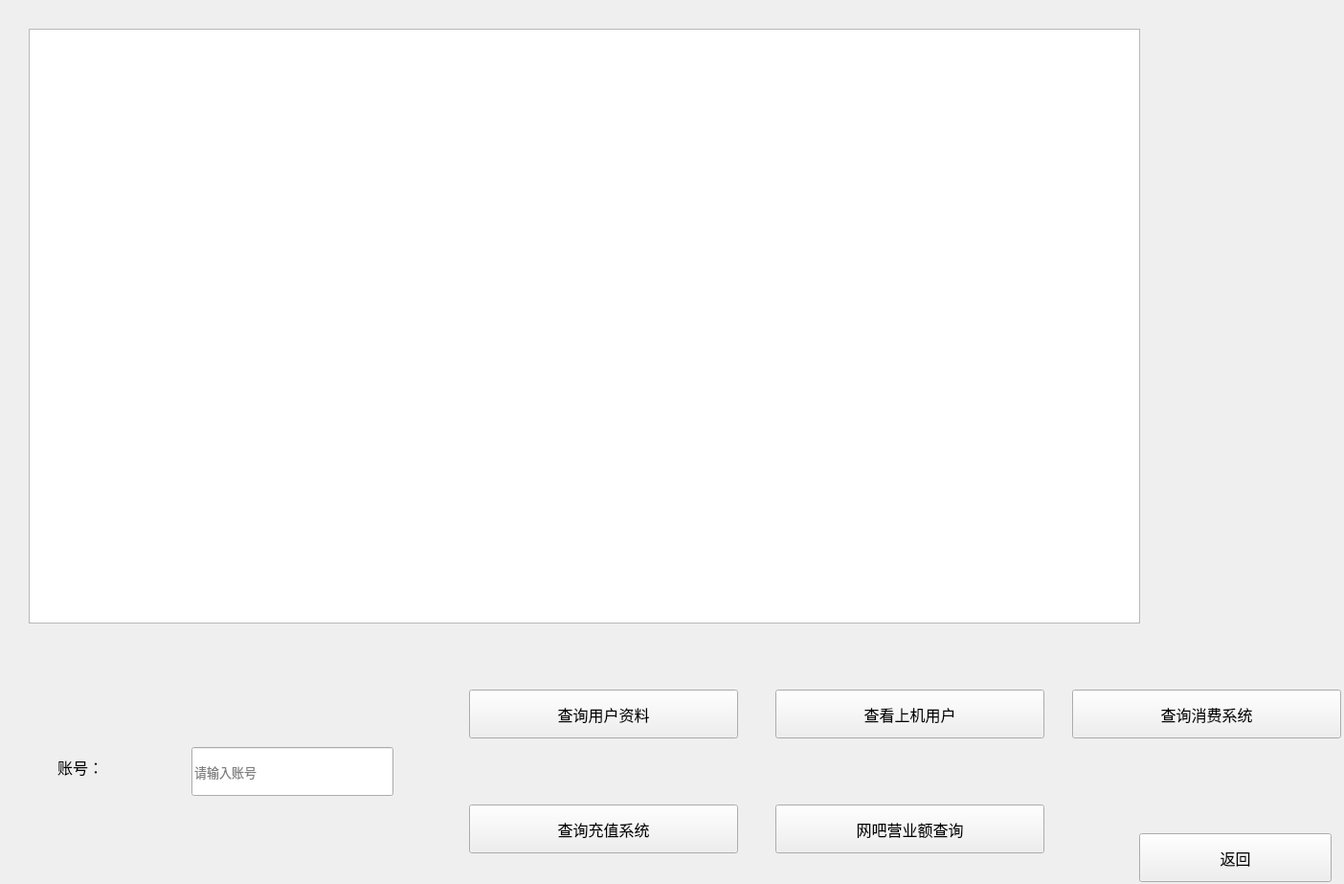
<?xml version="1.0" encoding="UTF-8"?>
<ui version="4.0">
 <class>AdminDialog</class>
 <widget class="QDialog" name="AdminDialog">
  <property name="geometry">
   <rect>
    <x>0</x>
    <y>0</y>
    <width>1404</width>
    <height>923</height>
   </rect>
  </property>
  <property name="windowTitle">
   <string>管理端</string>
  </property>
  <widget class="QLabel" name="label">
   <property name="geometry">
    <rect>
     <x>60</x>
     <y>780</y>
     <width>101</width>
     <height>41</height>
    </rect>
   </property>
   <property name="font">
    <font>
     <pointsize>12</pointsize>
    </font>
   </property>
   <property name="text">
    <string>账号：</string>
   </property>
  </widget>
  <widget class="QLineEdit" name="lineEdit">
   <property name="geometry">
    <rect>
     <x>200</x>
     <y>780</y>
     <width>211</width>
     <height>51</height>
    </rect>
   </property>
   <property name="font">
    <font>
     <pointsize>10</pointsize>
    </font>
   </property>
   <property name="placeholderText">
    <string>请输入账号</string>
   </property>
  </widget>
  <widget class="QPushButton" name="pushButton">
   <property name="geometry">
    <rect>
     <x>490</x>
     <y>720</y>
     <width>281</width>
     <height>51</height>
    </rect>
   </property>
   <property name="font">
    <font>
     <pointsize>12</pointsize>
    </font>
   </property>
   <property name="focusPolicy">
    <enum>Qt::NoFocus</enum>
   </property>
   <property name="text">
    <string>查询用户资料</string>
   </property>
  </widget>
  <widget class="QPushButton" name="pushButton_2">
   <property name="geometry">
    <rect>
     <x>490</x>
     <y>840</y>
     <width>281</width>
     <height>51</height>
    </rect>
   </property>
   <property name="font">
    <font>
     <pointsize>12</pointsize>
    </font>
   </property>
   <property name="focusPolicy">
    <enum>Qt::NoFocus</enum>
   </property>
   <property name="text">
    <string>查询充值系统</string>
   </property>
  </widget>
  <widget class="QPushButton" name="pushButton_3">
   <property name="geometry">
    <rect>
     <x>810</x>
     <y>840</y>
     <width>281</width>
     <height>51</height>
    </rect>
   </property>
   <property name="font">
    <font>
     <pointsize>12</pointsize>
    </font>
   </property>
   <property name="focusPolicy">
    <enum>Qt::NoFocus</enum>
   </property>
   <property name="text">
    <string>网吧营业额查询</string>
   </property>
  </widget>
  <widget class="QPushButton" name="pushButton_5">
   <property name="geometry">
    <rect>
     <x>810</x>
     <y>720</y>
     <width>281</width>
     <height>51</height>
    </rect>
   </property>
   <property name="font">
    <font>
     <pointsize>12</pointsize>
    </font>
   </property>
   <property name="focusPolicy">
    <enum>Qt::NoFocus</enum>
   </property>
   <property name="text">
    <string>查看上机用户</string>
   </property>
  </widget>
  <widget class="QPushButton" name="pushButton_4">
   <property name="geometry">
    <rect>
     <x>1190</x>
     <y>870</y>
     <width>201</width>
     <height>51</height>
    </rect>
   </property>
   <property name="font">
    <font>
     <pointsize>12</pointsize>
    </font>
   </property>
   <property name="focusPolicy">
    <enum>Qt::NoFocus</enum>
   </property>
   <property name="text">
    <string>返回</string>
   </property>
  </widget>
  <widget class="QPushButton" name="pushButton_6">
   <property name="geometry">
    <rect>
     <x>1120</x>
     <y>720</y>
     <width>281</width>
     <height>51</height>
    </rect>
   </property>
   <property name="font">
    <font>
     <pointsize>12</pointsize>
    </font>
   </property>
   <property name="focusPolicy">
    <enum>Qt::NoFocus</enum>
   </property>
   <property name="text">
    <string>查询消费系统</string>
   </property>
  </widget>
  <widget class="QTableView" name="tableView">
   <property name="geometry">
    <rect>
     <x>30</x>
     <y>30</y>
     <width>1161</width>
     <height>621</height>
    </rect>
   </property>
  </widget>
 </widget>
 <resources/>
 <connections/>
</ui>
